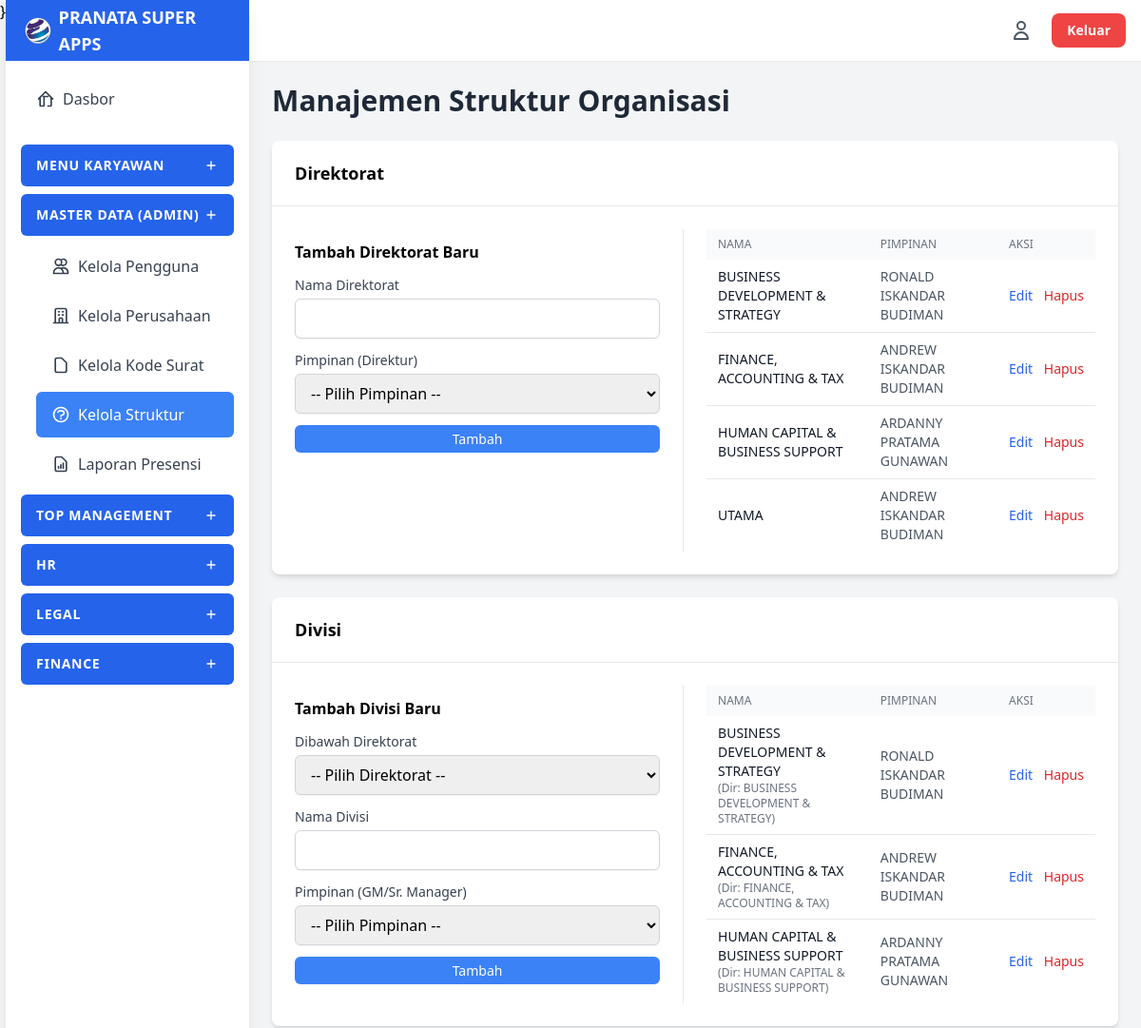
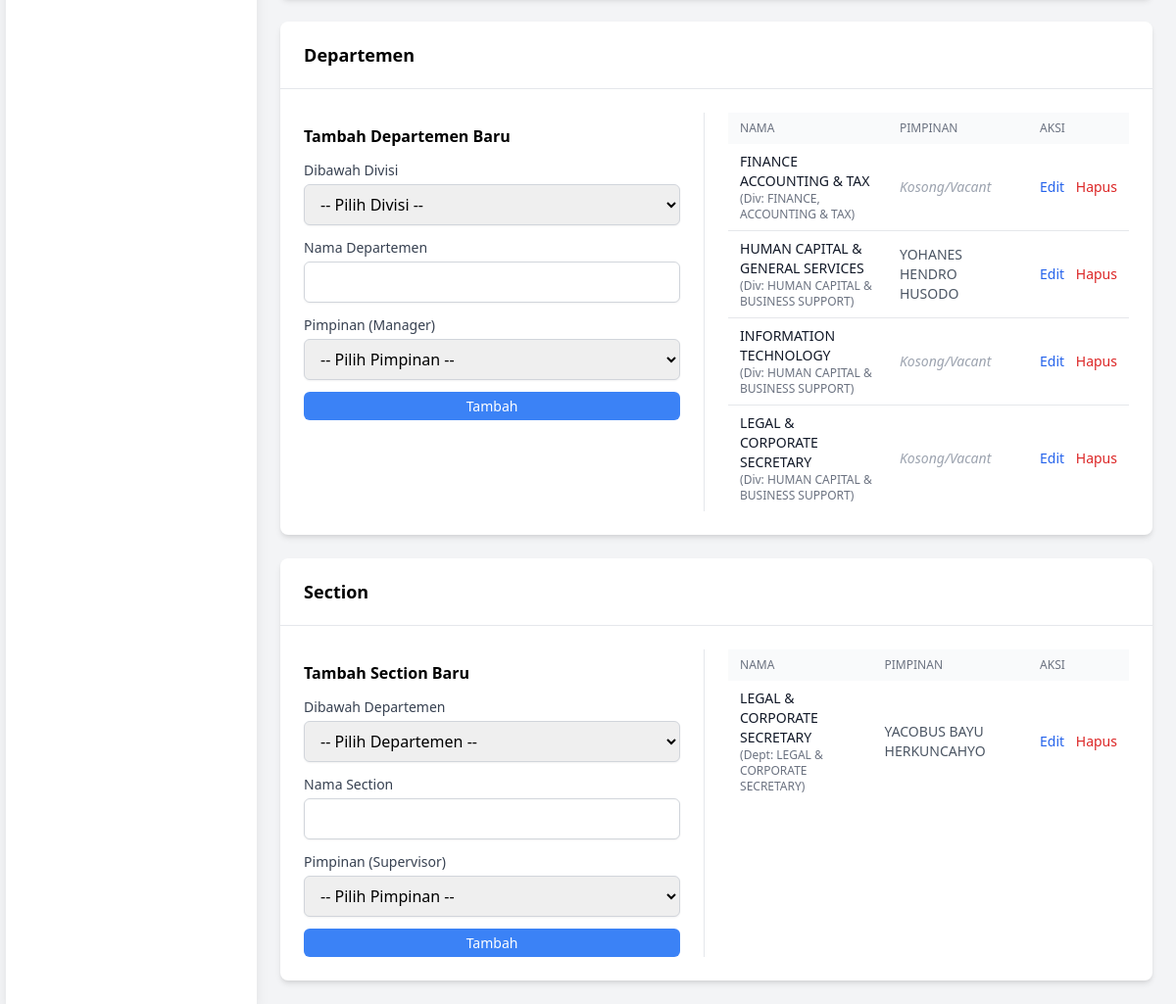
Page /modules/users/manage_struktur.php (signed in) on the committed database (2 pictures, top to bottom).
### tables this page shows
CREATE TABLE `direktorat` (
  `id` int(11) NOT NULL,
  `nama_direktorat` varchar(255) NOT NULL,
  `id_pimpinan` int(11) DEFAULT NULL COMMENT 'FK ke users.id (Direktur)'
);

CREATE TABLE `users` (
  `id` int(11) NOT NULL,
  `nik` varchar(50) NOT NULL COMMENT 'Nomor Induk Karyawan',
  `password` varchar(255) NOT NULL COMMENT 'Gunakan password_hash() di PHP',
  `nama_lengkap` varchar(255) NOT NULL,
  `email` varchar(255) NOT NULL,
  `jenis_kelamin` enum('Laki-laki','Perempuan') DEFAULT NULL,
  `alamat` text DEFAULT NULL,
  `telepon` varchar(30) DEFAULT NULL,
  `no_ktp` varchar(50) DEFAULT NULL,
  `npwp` varchar(50) DEFAULT NULL,
  `status_perkawinan` varchar(20) DEFAULT NULL COMMENT 'Misal: TK/0, K/1, K/2, K/3',
  `pendidikan_terakhir` enum('Tidak Sekolah','SD','SMP','SMA/SMK','D1','D2','D3','S1','S2','S3') DEFAULT NULL,
  `jumlah_tanggungan` int(2) NOT NULL DEFAULT 0,
  `nama_jabatan` varchar(100) DEFAULT NULL,
  `pic` varchar(100) DEFAULT NULL,
  `id_direktorat` int(11) DEFAULT NULL,
  `id_divisi` int(11) DEFAULT NULL,
  `id_departemen` int(11) DEFAULT NULL,
  `id_section` int(11) DEFAULT NULL,
  `atasan_id` int(11) DEFAULT NULL COMMENT 'FK ke users.id (Atasan Langsung)',
  `tanggal_masuk` date DEFAULT NULL,
  `jumlah_cuti` int(5) DEFAULT 12,
  `penempatan_kerja` varchar(100) DEFAULT NULL,
  `status_karyawan` enum('PKWT','PKWTT','BOD','BOC','Freelance','OS','Magang','KHL') NOT NULL DEFAULT 'PKWT',
  `terakhir_cuti` date DEFAULT NULL,
  `expired_pkwt` date DEFAULT NULL,
  `bank_nama` varchar(100) DEFAULT NULL,
  `bank_rekening` varchar(100) DEFAULT NULL,
  `bank_atas_nama` varchar(255) DEFAULT NULL,
  `kontak_darurat_nama` varchar(255) DEFAULT NULL,
  `kontak_darurat_hubungan` varchar(100) DEFAULT NULL,
  `kontak_darurat_telepon` varchar(30) DEFAULT NULL,
  `tier` enum('Admin','Staf','Supervisor','Manager','Direksi','Komisaris','Pemegang Saham') NOT NULL,
  `app_akses` enum('Admin','HR','Legal','Finance','Top Management','Karyawan') NOT NULL DEFAULT 'Karyawan',
  `foto_profile_path` varchar(255) DEFAULT NULL,
  `created_at` timestamp NOT NULL DEFAULT current_timestamp()
);

CREATE TABLE `divisi` (
  `id` int(11) NOT NULL,
  `id_direktorat` int(11) NOT NULL,
  `nama_divisi` varchar(255) NOT NULL,
  `id_pimpinan` int(11) DEFAULT NULL COMMENT 'FK ke users.id (GM, bisa N/A)'
);

CREATE TABLE `departemen` (
  `id` int(11) NOT NULL,
  `id_divisi` int(11) NOT NULL,
  `nama_departemen` varchar(255) NOT NULL,
  `kode_departemen` varchar(2) DEFAULT NULL COMMENT '2 digit kode unik departemen',
  `nomor_urut_terakhir` int(3) NOT NULL DEFAULT 0 COMMENT 'Nomor urut terakhir yg digunakan',
  `id_pimpinan` int(11) DEFAULT NULL COMMENT 'FK ke users.id (Manager)'
);

CREATE TABLE `section` (
  `id` int(11) NOT NULL,
  `id_departemen` int(11) NOT NULL,
  `nama_section` varchar(255) NOT NULL,
  `id_pimpinan` int(11) DEFAULT NULL COMMENT 'FK ke users.id (Supervisor)'
);

### modules/users/manage_struktur.php (the view, shortened to what the rows shown need)
<?php
require '../../includes/header.php';
$direktorat_data = [];
$result_direktorat = $conn->query("SELECT d.*, u.nama_lengkap as nama_pimpinan FROM direktorat d LEFT JOIN users u ON d.id_pimpinan = u.id ORDER BY d.nama_direktorat");
while ($row = $result_direktorat->fetch_assoc()) $direktorat_data[] = $row;
$divisi_data = [];
$result_divisi = $conn->query("SELECT d.*, u.nama_lengkap as nama_pimpinan, dir.nama_direktorat FROM divisi d LEFT JOIN users u ON d.id_pimpinan = u.id LEFT JOIN direktorat dir ON d.id_direktorat = dir.id ORDER BY dir.nama_direktorat, d.nama_divisi");
while ($row = $result_divisi->fetch_assoc()) $divisi_data[] = $row;
$departemen_data = [];
$result_departemen = $conn->query("SELECT d.*, u.nama_lengkap as nama_pimpinan, divisi_tbl.nama_divisi FROM departemen d LEFT JOIN users u ON d.id_pimpinan = u.id LEFT JOIN divisi divisi_tbl ON d.id_divisi = divisi_tbl.id ORDER BY divisi_tbl.nama_divisi, d.nama_departemen");
while ($row = $result_departemen->fetch_assoc()) $departemen_data[] = $row;
$section_data = [];
$result_section = $conn->query("SELECT s.*, u.nama_lengkap as nama_pimpinan, dept.nama_departemen FROM section s LEFT JOIN users u ON s.id_pimpinan = u.id LEFT JOIN departemen dept ON s.id_departemen = dept.id ORDER BY dept.nama_departemen, s.nama_section");
while ($row = $result_section->fetch_assoc()) $section_data[] = $row;
require '../../includes/sidebar.php';
?>
<main class="flex-1 overflow-x-hidden overflow-y-auto bg-gray-100 p-6">
    <h1 class="text-3xl font-bold text-gray-800 mb-6">Manajemen Struktur Organisasi</h1>
    <div class="container mx-auto space-y-6">
        <div class="card">
            <div class="card-content">
                <div class="grid grid-cols-1 md:grid-cols-2 gap-6">
                    <div class="overflow-x-auto">
                        <table class="min-w-full">
                            <thead class="bg-gray-50">
                                <tr>
                                    <th class="px-3 py-2 text-left text-xs font-medium text-gray-500 uppercase">Nama</th>
                                    <th class="px-3 py-2 text-left text-xs font-medium text-gray-500 uppercase">Pimpinan</th>
                                    <th class="px-3 py-2 text-left text-xs font-medium text-gray-500 uppercase">Aksi</th>
                                </tr>
                            </thead>
                            <tbody class="bg-white divide-y divide-gray-200">
                                <?php foreach ($direktorat_data as $row): ?>
                                <tr>
                                    <td class="px-3 py-2 text-sm font-medium text-gray-900"><?php echo htmlspecialchars($row['nama_direktorat']); ?></td>
                                    <td class="px-3 py-2 text-sm text-gray-600">
                                        <?php echo $row['nama_pimpinan'] ? htmlspecialchars($row['nama_pimpinan']) : '<span class="text-gray-400 italic">Kosong/Vacant</span>'; ?>
                                    </td>
                                    <td class="px-3 py-2 text-sm whitespace-nowrap">
                                        <button type="button" class="text-blue-600 hover:text-blue-900"
                                                data-id="<?php echo $row['id']; ?>" data-nama="<?php echo htmlspecialchars($row['nama_direktorat']); ?>" data-pimpinan="<?php echo $row['id_pimpinan']; ?>" data-type="direktorat" onclick="openEditModal(this)">
                                            Edit
                                        </button>
                                        <form action="manage_struktur.php" method="POST" onsubmit="return confirm('Yakin ingin menghapus?');" class="inline-block ml-2">
                                            <button type="submit" class="text-red-600 hover:text-red-900">Hapus</button>
                                        </form>
                                    </td>
                                </tr>
                                <?php endforeach; ?>
                            </tbody>
                        </table>
                    </div>
                </div>
            </div>
        </div>
        <div class="card">
             <div class="card-content">
                <div class="grid grid-cols-1 md:grid-cols-2 gap-6">
                     <div class="overflow-x-auto">
                        <table class="min-w-full">
                            <thead class="bg-gray-50">
                                <tr>
                                    <th class="px-3 py-2 text-left text-xs font-medium text-gray-500 uppercase">Nama</th>
                                    <th class="px-3 py-2 text-left text-xs font-medium text-gray-500 uppercase">Pimpinan</th>
                                    <th class="px-3 py-2 text-left text-xs font-medium text-gray-500 uppercase">Aksi</th>
                                </tr>
                            </thead>
                            <tbody class="bg-white divide-y divide-gray-200">
                                <?php foreach ($divisi_data as $row): ?>
                                <tr>
                                    <td class="px-3 py-2 text-sm font-medium text-gray-900"><?php echo htmlspecialchars($row['nama_divisi']); ?><span class="block text-xs text-gray-500">(Dir: <?php echo htmlspecialchars($row['nama_direktorat'] ?? 'N/A'); ?>)</span></td>
                                    <td class="px-3 py-2 text-sm text-gray-600">
                                         <?php echo $row['nama_pimpinan'] ? htmlspecialchars($row['nama_pimpinan']) : '<span class="text-gray-400 italic">Kosong/Vacant</span>'; ?>
                                    </td>
                                    <td class="px-3 py-2 text-sm whitespace-nowrap">
                                        <button type="button" class="text-blue-600 hover:text-blue-900"
                                                data-id="<?php echo $row['id']; ?>" data-nama="<?php echo htmlspecialchars($row['nama_divisi']); ?>" data-pimpinan="<?php echo $row['id_pimpinan']; ?>" data-type="divisi" onclick="openEditModal(this)">
                                            Edit
                                        </button>
                                        <form action="manage_struktur.php" method="POST" onsubmit="return confirm('Yakin ingin menghapus?');" class="inline-block ml-2">
                                            <button type="submit" class="text-red-600 hover:text-red-900">Hapus</button>
                                        </form>
                                    </td>
                                </tr>
                                <?php endforeach; ?>
                            </tbody>
                        </table>
                    </div>
                </div>
             </div>
        </div>
        <div class="card">
             <div class="card-content">
                 <div class="grid grid-cols-1 md:grid-cols-2 gap-6">
                    <div class="overflow-x-auto">
                        <table class="min-w-full">
                            <thead class="bg-gray-50">
                                <tr>
                                    <th class="px-3 py-2 text-left text-xs font-medium text-gray-500 uppercase">Nama</th>
                                    <th class="px-3 py-2 text-left text-xs font-medium text-gray-500 uppercase">Pimpinan</th>
                                    <th class="px-3 py-2 text-left text-xs font-medium text-gray-500 uppercase">Aksi</th>
                                </tr>
                            </thead>
                            <tbody class="bg-white divide-y divide-gray-200">
                                <?php foreach ($departemen_data as $row): ?>
                                <tr>
                                    <td class="px-3 py-2 text-sm font-medium text-gray-900"><?php echo htmlspecialchars($row['nama_departemen']); ?><span class="block text-xs text-gray-500">(Div: <?php echo htmlspecialchars($row['nama_divisi'] ?? 'N/A'); ?>)</span></td>
                                    <td class="px-3 py-2 text-sm text-gray-600">
                                         <?php echo $row['nama_pimpinan'] ? htmlspecialchars($row['nama_pimpinan']) : '<span class="text-gray-400 italic">Kosong/Vacant</span>'; ?>
                                    </td>
                                    <td class="px-3 py-2 text-sm whitespace-nowrap">
                                        <button type="button" class="text-blue-600 hover:text-blue-900"
                                                data-id="<?php echo $row['id']; ?>" data-nama="<?php echo htmlspecialchars($row['nama_departemen']); ?>" data-pimpinan="<?php echo $row['id_pimpinan']; ?>" data-type="departemen" onclick="openEditModal(this)">
                                            Edit
                                        </button>
                                        <form action="manage_struktur.php" method="POST" onsubmit="return confirm('Yakin ingin menghapus?');" class="inline-block ml-2">
                                            <button type="submit" class="text-red-600 hover:text-red-900">Hapus</button>
                                        </form>
                                    </td>
                                </tr>
                                <?php endforeach; ?>
                            </tbody>
                        </table>
                    </div>
                </div>
             </div>
        </div>
        <div class="card">
             <div class="card-content">
                 <div class="grid grid-cols-1 md:grid-cols-2 gap-6">
                    <div class="overflow-x-auto">
                        <table class="min-w-full">
                            <thead class="bg-gray-50">
                                <tr>
                                    <th class="px-3 py-2 text-left text-xs font-medium text-gray-500 uppercase">Nama</th>
                                    <th class="px-3 py-2 text-left text-xs font-medium text-gray-500 uppercase">Pimpinan</th>
                                    <th class="px-3 py-2 text-left text-xs font-medium text-gray-500 uppercase">Aksi</th>
                                </tr>
                            </thead>
                            <tbody class="bg-white divide-y divide-gray-200">
                                <?php foreach ($section_data as $row): ?>
                                <tr>
                                    <td class="px-3 py-2 text-sm font-medium text-gray-900">
                                        <?php echo htmlspecialchars($row['nama_section']); ?>
                                        <span class="block text-xs text-gray-500">(Dept: <?php echo htmlspecialchars($row['nama_departemen'] ?? 'N/A'); ?>)</span>
                                    </td>
                                    <td class="px-3 py-2 text-sm text-gray-600">
                                         <?php echo $row['nama_pimpinan'] ? htmlspecialchars($row['nama_pimpinan']) : '<span class="text-gray-400 italic">Kosong/Vacant</span>'; ?>
                                    </td>
                                    <td class="px-3 py-2 text-sm whitespace-nowrap">
                                        <button type="button" class="text-blue-600 hover:text-blue-900"
                                                data-id="<?php echo $row['id']; ?>" data-nama="<?php echo htmlspecialchars($row['nama_section']); ?>" data-pimpinan="<?php echo $row['id_pimpinan']; ?>" data-type="section" onclick="openEditModal(this)">
                                            Edit
                                        </button>
                                        <form action="manage_struktur.php" method="POST" onsubmit="return confirm('Yakin ingin menghapus?');" class="inline-block ml-2">
                                            <button type="submit" class="text-red-600 hover:text-red-900">Hapus</button>
                                        </form>
                                    </td>
                                </tr>
                                <?php endforeach; ?>
                            </tbody>
                        </table>
                    </div>
                 </div>
            </div>
        </div>
    </div>
</main>
<?php
require '../../includes/footer.php';
?>

### rows in the picture
direktorat: nama_direktorat "BUSINESS DEVELOPMENT & STRATEGY", id_pimpinan.nama_lengkap "RONALD ISKANDAR BUDIMAN"
direktorat: nama_direktorat "FINANCE, ACCOUNTING & TAX", id_pimpinan.nama_lengkap "ANDREW ISKANDAR BUDIMAN"
direktorat: nama_direktorat "HUMAN CAPITAL & BUSINESS SUPPORT", id_pimpinan.nama_lengkap "ARDANNY PRATAMA GUNAWAN"
direktorat: nama_direktorat "UTAMA", id_pimpinan.nama_lengkap "ANDREW ISKANDAR BUDIMAN"
divisi: nama_divisi "BUSINESS DEVELOPMENT & STRATEGY", id_direktorat.nama_direktorat "BUSINESS DEVELOPMENT & STRATEGY", id_pimpinan.nama_lengkap "RONALD ISKANDAR BUDIMAN"
divisi: nama_divisi "FINANCE, ACCOUNTING & TAX", id_direktorat.nama_direktorat "FINANCE, ACCOUNTING & TAX", id_pimpinan.nama_lengkap "ANDREW ISKANDAR BUDIMAN"
divisi: nama_divisi "HUMAN CAPITAL & BUSINESS SUPPORT", id_direktorat.nama_direktorat "HUMAN CAPITAL & BUSINESS SUPPORT", id_pimpinan.nama_lengkap "ARDANNY PRATAMA GUNAWAN"
departemen: nama_departemen "FINANCE ACCOUNTING & TAX", id_divisi.nama_divisi "FINANCE, ACCOUNTING & TAX", shows "Kosong/Vacant"
departemen: nama_departemen "HUMAN CAPITAL & GENERAL SERVICES", id_divisi.nama_divisi "HUMAN CAPITAL & BUSINESS SUPPORT", id_pimpinan.nama_lengkap "YOHANES HENDRO HUSODO"
departemen: nama_departemen "INFORMATION TECHNOLOGY", id_divisi.nama_divisi "HUMAN CAPITAL & BUSINESS SUPPORT", shows "Kosong/Vacant"
departemen: nama_departemen "LEGAL & CORPORATE SECRETARY", id_divisi.nama_divisi "HUMAN CAPITAL & BUSINESS SUPPORT", shows "Kosong/Vacant"
section: nama_section "LEGAL & CORPORATE SECRETARY", id_departemen.nama_departemen "LEGAL & CORPORATE SECRETARY", id_pimpinan.nama_lengkap "YACOBUS BAYU HERKUNCAHYO"

### other values in the picture
$title "MENU KARYAWAN MASTER DATA (ADMIN) TOP MANAGEMENT HR LEGAL FINANCE"
